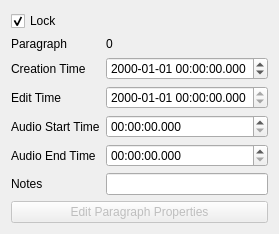
       <widget class="QWidget" name="paragraph_pane">
        <property name="geometry">
         <rect>
          <x>0</x>
          <y>0</y>
          <width>251</width>
          <height>215</height>
         </rect>
        </property>
        <property name="toolTip">
         <string>Edit paragraph properties</string>
        </property>
        <attribute name="icon">
         <iconset resource="resources/resources.qrc">
          <normaloff>:/edit-pilcrow.png</normaloff>:/edit-pilcrow.png</iconset>
        </attribute>
        <attribute name="label">
         <string>Paragraph Properties Editor</string>
        </attribute>
        <layout class="QVBoxLayout" name="verticalLayout_5">
         <item>
          <widget class="QCheckBox" name="editorCheck">
           <property name="focusPolicy">
            <enum>Qt::NoFocus</enum>
           </property>
           <property name="toolTip">
            <string>Unlock to edit paragraph properties</string>
           </property>
           <property name="text">
            <string>Lock</string>
           </property>
           <property name="checked">
            <bool>true</bool>
           </property>
          </widget>
         </item>
         <item>
          <layout class="QFormLayout" name="formLayout_2">
           <item row="0" column="0">
            <widget class="QLabel" name="label_2">
             <property name="text">
              <string>Paragraph</string>
             </property>
            </widget>
           </item>
           <item row="0" column="1">
            <widget class="QLabel" name="editorParagraphLabel">
             <property name="toolTip">
              <string>Paragraph number</string>
             </property>
             <property name="text">
              <string>0</string>
             </property>
            </widget>
           </item>
           <item row="1" column="0">
            <widget class="QLabel" name="label">
             <property name="text">
              <string>Creation Time</string>
             </property>
            </widget>
           </item>
           <item row="1" column="1">
            <widget class="QDateTimeEdit" name="editorCreationTime">
             <property name="focusPolicy">
              <enum>Qt::NoFocus</enum>
             </property>
             <property name="toolTip">
              <string>Modifies creation time of paragraph</string>
             </property>
             <property name="displayFormat">
              <string>yyyy-MM-dd hh:mm:ss.zzz</string>
             </property>
            </widget>
           </item>
           <item row="2" column="0">
            <widget class="QLabel" name="label_6">
             <property name="text">
              <string>Edit Time</string>
             </property>
            </widget>
           </item>
           <item row="2" column="1">
            <widget class="QDateTimeEdit" name="editorEditTime">
             <property name="focusPolicy">
              <enum>Qt::NoFocus</enum>
             </property>
             <property name="toolTip">
              <string>Read only. Displays edit time
of paragraph. Will change upon
any cursor movement.</string>
             </property>
             <property name="readOnly">
              <bool>true</bool>
             </property>
             <property name="displayFormat">
              <string>yyyy-MM-dd hh:mm:ss.zzz</string>
             </property>
            </widget>
           </item>
           <item row="3" column="0">
            <widget class="QLabel" name="label_4">
             <property name="text">
              <string>Audio Start Time</string>
             </property>
            </widget>
           </item>
           <item row="3" column="1">
            <widget class="QTimeEdit" name="editorAudioStart">
             <property name="focusPolicy">
              <enum>Qt::NoFocus</enum>
             </property>
             <property name="toolTip">
              <string>Modifies audio start time of
paragraph. By default, the
audio end time of the previous
paragraph is set by this
unless previous paragraph has
audio end time set.</string>
             </property>
             <property name="currentSection">
              <enum>QDateTimeEdit::HourSection</enum>
             </property>
             <property name="displayFormat">
              <string>hh:mm:ss.zzz</string>
             </property>
            </widget>
           </item>
           <item row="4" column="0">
            <widget class="QLabel" name="label_5">
             <property name="text">
              <string>Audio End Time</string>
             </property>
            </widget>
           </item>
           <item row="4" column="1">
            <widget class="QTimeEdit" name="editorAudioEnd">
             <property name="focusPolicy">
              <enum>Qt::NoFocus</enum>
             </property>
             <property name="toolTip">
              <string>Sets audio end time for this
paragraph. If not set, audio
end time is the audio start
time from next paragraph.</string>
             </property>
             <property name="displayFormat">
              <string>hh:mm:ss.zzz</string>
             </property>
            </widget>
           </item>
           <item row="5" column="0">
            <widget class="QLabel" name="label_7">
             <property name="text">
              <string>Notes</string>
             </property>
            </widget>
           </item>
           <item row="5" column="1">
            <widget class="QLineEdit" name="editorNotes">
             <property name="focusPolicy">
              <enum>Qt::NoFocus</enum>
             </property>
             <property name="toolTip">
              <string>Custom notes attached to paragraph</string>
             </property>
            </widget>
           </item>
          </layout>
         </item>
         <item>
          <widget class="QPushButton" name="submitEdited">
           <property name="enabled">
            <bool>false</bool>
           </property>
           <property name="focusPolicy">
            <enum>Qt::NoFocus</enum>
           </property>
           <property name="toolTip">
            <string>Enable with checkbox in order to submit edits</string>
           </property>
           <property name="text">
            <string>Edit Paragraph Properties</string>
           </property>
          </widget>
         </item>
        </layout>
       </widget>
